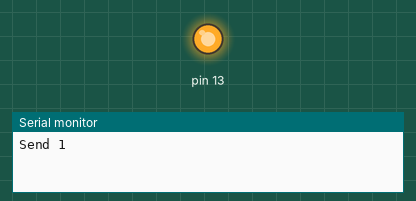
This sketch was run on a simulated Arduino Uno, built with avr-gcc and run on an emulated ATmega328P. On the bench: output pins drawn as LEDs (lit = HIGH), the last lines printed to the serial monitor. No radio packets arrive unless stated.

Above: at 1.0 s.
At 3.1 s:
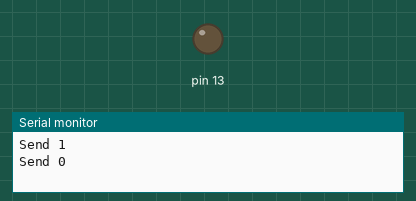
Timing chart, 0 to 5.4 s (numbered marks = the images above):
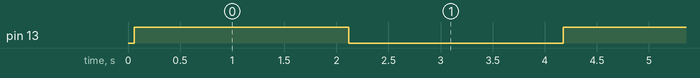

The sketch:

TestVirtualWireSend.ino
```cpp
//simple Tx on pin D12
#include <VirtualWire.h>
char *controller;

void setup() {
   Serial.begin(9600);
   pinMode(13,OUTPUT);
   vw_set_ptt_inverted(true);
   vw_set_tx_pin(3);
   vw_setup(4000);// speed of data transfer Kbps
}

void loop() {
   controller="1" ;
   vw_send((uint8_t *)controller, strlen(controller));
   vw_wait_tx(); // Wait until the whole message is gone
   digitalWrite(13,1);
   Serial.println("Send 1");
   delay(2000);
   controller="0" ;
   vw_send((uint8_t *)controller, strlen(controller));
   vw_wait_tx(); // Wait until the whole message is gone
   digitalWrite(13,0);
   Serial.println("Send 0");
   delay(2000);
}
```

Measured:
- by itself, pin 13: alternates HIGH for 2.1 s and LOW for 2.1 s
